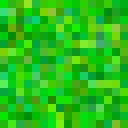
#> input picture M3D_UTILS/FUR_GRASS_GENERATOR/tex_grass_base.png, 16 x 16 px (shown 8 times larger)
$ python FurTexGenerator.py
#> lines starting #> are read from the running program, lines starting #| are printed output that depends on the picture
import sys
import os
import random
import PIL.Image

filename = "tex_grass_base.png"
image = PIL.Image.open(filename)
#> image is the input picture: PIL image 16x16 RGBA; mean R, G, B, A 40.3, 190.3, 25.6, 255
pixels_in = image.load()
pixval = list(image.getdata())
#> pixval = 256 items, first 6: (0, 231, 2, 255), (52, 180, 22, 255), (75, 186, 0, 255), (152, 228, 36, 255), (30, 190, 62, 255), (56, 200, 0, 255)
max_x, max_y = image.size
#> max_x = 16; max_y = 16

# [8 lines of commented-out code are left out]
idensity = 2000
fluffyness = 0.6
halpha = 0
translucency = 0.2
nlayers = 8;

hlight = translucency
fluffyness = fluffyness*256
#create array of pixels
npixels = max_x*max_y
#> npixels = 256
Data = [0]*nlayers
for layer in range(nlayers):
	Data[layer] = [0]*npixels

pixval = list(image.getdata())
for layer in range(nlayers):
	#set all pixels of the layer to 0
	for pixel in range(npixels):
		Data[layer][pixel] = (0,0,0,0)
	#Change density
	density = int(idensity / ((layer+1)*2))
	#Change darkness according to translucency
	hlight = hlight + ((1-translucency)/nlayers)
	#Change alpha according to fluffyness
	halpha = halpha + (fluffyness/nlayers)
	random.seed(28382)
	if layer == 0:
		for pixel in range(npixels):
			R,G,B,A = pixval[pixel]
			R = R *hlight
			G = G *hlight
			B = B *hlight
			Data[0][pixel] = (int(R),int(G),int(B),256)
			pixel = pixel + 1
	else:
		for pixel in range(density):
			xrand = random.randint(0,max_x-1)
			yrand = random.randint(0,max_y-1)
			R,G,B,A = pixels_in[xrand,yrand]
			R = R *hlight
			G = G *hlight
			B = B *hlight
			A = 256-halpha;
			Data[layer][xrand+(yrand*max_x)] = (int(R),int(G),int(B),int(A))
#> after the loop, Data = 8 items; halpha = 153.6; hlight = 1; pixel = 124

if nlayers == 4:
	imglayer1 = Image.new('RGBA', (max_x*2, max_y*2), color = 'red')
	pixels_out = imglayer1.load()
	layer = 0
	#create a image with 8 layers (4x2)
	for iy in range(2):
		for ix in range(2):
			pixelf = 0
			for y in range(max_y):
				for x in range(max_x):
					RGBA = Data[layer][pixelf]
					pixels_out[x+(ix*max_x),y+(iy*max_y)] = RGBA
					pixelf = pixelf + 1
			layer = layer + 1

if nlayers == 8:
	imglayer1 = PIL.Image.new('RGBA', (max_x*4, max_y*2), color = 'red')
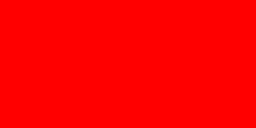
#> imglayer1: PIL image 64x32 RGBA (shown 4 times larger); mean R, G, B, A 255, 0, 0, 255
	pixels_out = imglayer1.load()
	layer = 0
	#create a image with 8 layers (4x2)
	for iy in range(2):
		for ix in range(4):
			pixelf = 0
			for y in range(max_y):
				for x in range(max_x):
					RGBA = Data[layer][pixelf]
					pixels_out[x+(ix*max_x),y+(iy*max_y)] = RGBA
					pixelf = pixelf + 1
			layer = layer + 1
#> after the loop, layer = 8

if nlayers == 16:
	imglayer1 = PIL.Image.new('RGBA', (max_x*4, max_y*4), color = 'red')
	pixels_out = imglayer1.load()
	layer = 0
	#create a image with 8 layers (4x2)
	for iy in range(4):
		for ix in range(4):
			pixelf = 0
			for y in range(max_y):
				for x in range(max_x):
					RGBA = Data[layer][pixelf]
					pixels_out[x+(ix*max_x),y+(iy*max_y)] = RGBA
					pixelf = pixelf + 1
			layer = layer + 1
name, ext = os.path.splitext(filename)
outfilename = '{}_layers.png'.format(name, ext)
imglayer1.save(outfilename)
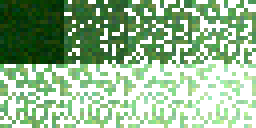
#> saved as tex_grass_base_layers.png: PIL image 64x32 RGBA (shown 4 times larger); mean R, G, B, A 13.8, 65.5, 9, 113.5; transparent parts drawn white

$ run again, with M3D_UTILS/FUR_GRASS_GENERATOR/tex_fur_base.png copied over M3D_UTILS/FUR_GRASS_GENERATOR/tex_grass_base.png
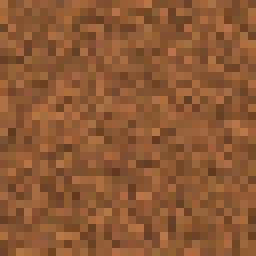
#> input picture M3D_UTILS/FUR_GRASS_GENERATOR/tex_fur_base.png, 32 x 32 px (shown 8 times larger)
#> image is the input picture: PIL image 32x32 RGBA; mean R, G, B, A 140.4, 89.2, 52.3, 255
#> pixval = 1024 items, first 6: (177, 114, 67, 255), (122, 79, 46, 255), (136, 87, 51, 255), (162, 105, 62, 255), (137, 88, 53, 255), (151, 94, 59, 255)
#> after the loop `for layer in range(nlayers):`: Data = 8 items; halpha = 153.6; hlight = 1; pixel = 124
#> after the loop `for iy in range(2):`: layer = 8
#> `imglayer1.save(outfilename)`:
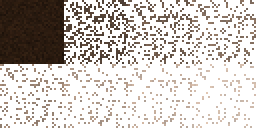
#> saved as tex_grass_base_layers.png: PIL image 128x64 RGBA (shown 2 times larger); mean R, G, B, A 20.6, 13, 7.6, 63.1; transparent parts drawn white
